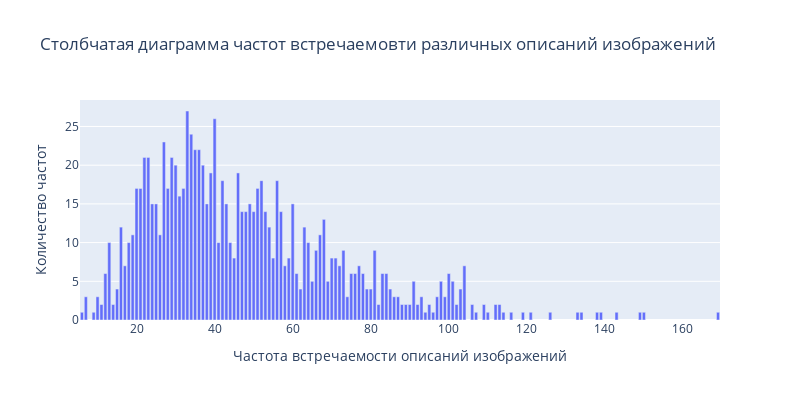

Write notebook code for a chart like this one.
### Code cell
bar_chart_show_(
    data=crowd_annot.query_id.value_counts(),
    title='Столбчатая диаграмма частот встречаемовти различных описаний изображений',
    xaxis='Частота встречаемости описаний изображений',
    yaxis='Количество частот'
)
print(f'Количество уникальных значений признаков \'query_id\':, {crowd_annot.query_id.nunique()}')

### Figure 1 — Plotly figure (JSON) as saved in the notebook; plotly's stock layout.template omitted (floating-point values rounded to 4 significant figures)
{"data": [{"type": "bar", "x": [6, 7, 9, 10, 11, 12, 13, 14, 15, 16, 17, 18, 19, 20, 21, 22, 23, 24, 25, 26, 27, 28, 29, 30, 31, 32, 33, 34, 35, 36, 37, 38, 39, 40, 41, 42, 43, 44, 45, 46, 47, 48, 49, 50, 51, 52, 53, 54, 55, 56, 57, 58, 59, 60, 61, 62, 63, 64, 65, 66, 67, 68, 69, 70, 71, 72, 73, 74, 75, 76, 77, 78, 79, 80, 81, 82, 83, 84, 85, 86, 87, 88, 89, 90, 91, 92, 93, 94, 95, 96, 97, 98, 99, 100, 101, 102, 103, 104, 106, 107, 109, 110, 112, 113, 114, 116, 119, 121, 126, 133, 134, 138, 139, 143, 149, 150, 169], "y": [1, 3, 1, 3, 2, 6, 10, 2, 4, 12, 7, 10, 11, 17, 17, 21, 21, 15, 15, 11, 23, 17, 21, 20, 16, 17, 27, 24, 22, 22, 20, 15, 19, 26, 10, 18, 15, 10, 8, 19, 14, 14, 15, 14, 17, 18, 14, 12, 8, 18, 14, 7, 8, 15, 6, 4, 12, 10, 5, 9, 11, 13, 5, 8, 8, 7, 9, 3, 6, 6, 7, 6, 4, 4, 9, 2, 6, 6, 4, 3, 3, 2, 2, 2, 5, 2, 3, 1, 2, 1, 3, 5, 3, 6, 5, 2, 4, 7, 2, 1, 2, 1, 2, 2, 1, 1, 1, 1, 1, 1, 1, 1, 1, 1, 1, 1, 1]}], "layout": {"height": 400, "title": {"text": "Столбчатая диаграмма частот встречаемовти различных описаний изображений"}, "width": 800, "xaxis": {"title": {"text": "Частота встречаемости описаний изображений"}}, "yaxis": {"title": {"text": "Количество частот"}}}}
